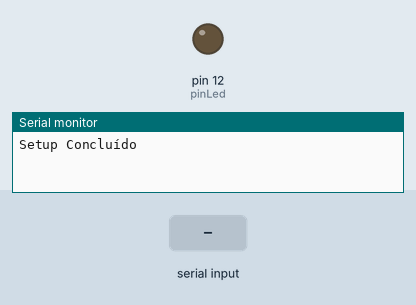
Bench run of a sketch on a simulated Arduino Uno, built with avr-gcc and run on an emulated ATmega328P. Parts: output pins drawn as LEDs (lit = HIGH), the last lines printed to the serial monitor. The inputs (shaded band) are chosen by the test bench.

Above: at 1.2 s.
1.3 s: "l" received over the second serial link
At 3.1 s:
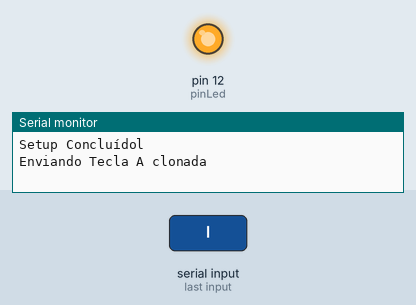
6.7 s: "d" received over the second serial link
At 9.5 s:
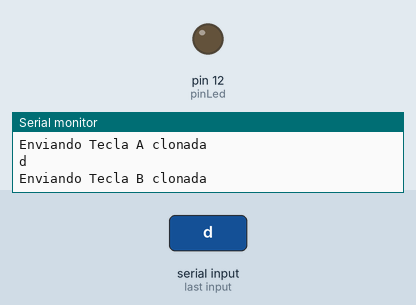
Timing chart, 0 to 11.0 s (numbered marks = the images above; inputs shaded):
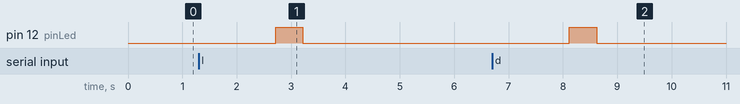

Measured:
- after the input at 1.3 s, pin 12 (pinLed): LOW → HIGH after 1.4 s, → LOW 0.50 s later
- after the input at 6.7 s, pin 12 (pinLed): LOW → HIGH after 1.4 s, → LOW 0.50 s later

The sketch:

Sketch-Mark2-Modificada.ino
```cpp
// INCLUSÃO DE BIBLIOTECA
#include <IRremote.h>
#include <SoftwareSerial.h>
//#include <PushButton.h>

// DIRETIVAS DE COMPILAÇÃO
#define tempoTecla 350
#define frequencia 38  // kHz

// DEFINIÇÃO DOS PINOS
#define pinReceptor 11
#define pinLed 12

// INSTANCIANDO OBJETOS
IRrecv receptorIR(pinReceptor);
IRsend emissorIR;
SoftwareSerial espSerial(5,6);
// DECLARAÇÃO VARIÁVEIS GLOBAIS
bool lerComando = false;

// DECLARAÇÃO DAS FUNÇÕES DE LEITURA
// void ircode(decode_results *results);
// void encoding(decode_results *results);
// void dumpInfo(decode_results *results);
// void dumpRaw(decode_results *results);
// void dumpCode(decode_results *results);

//  DECLARAÇÃO DAS TECLAS CLONADAS
/*Aqui vai ser o código que vc pecisar implementar. Sugiro usar o vídeo de base*/
unsigned int frerp1_on[] = { 3100, 1650, 400, 1150, 400, 1150, 400, 400, 400, 450, 400, 450, 400, 1150, 400, 400, 450, 400, 400, 1200, 400, 1150, 400, 400, 400, 1150, 400, 450, 400, 400, 400, 1200, 400, 1150, 400, 400, 400, 1150, 400, 1150, 400, 400, 450, 400, 400, 1200, 400, 400, 400, 450, 400, 1150, 400, 400, 450, 400, 400, 450, 400, 450, 400, 450, 400, 450, 400, 400, 450, 400, 400, 450, 400, 450, 400, 450, 400, 450, 400, 400, 450, 400, 400, 450, 400, 450, 450, 400, 400, 1150, 400, 400, 450, 400, 450, 1150, 400, 400, 400, 450, 400, 1150, 400, 1150, 400, 400, 400, 450, 450, 400, 450, 400, 400, 450, 400, 400, 450, 1150, 400, 400, 450, 1150, 400, 400, 450, 400, 400, 450, 400, 400, 450, 400, 450, 400, 450, 400, 400, 450, 400, 450, 400, 400, 450, 400, 450, 1150, 400, 400, 450, 400, 400, 450, 400, 400, 450, 400, 450, 400, 450, 400, 400, 450, 400, 400, 450, 400, 450, 400, 450, 400, 450, 400, 400, 450, 400, 400, 450, 400, 450, 400, 450, 400, 450, 400, 400, 450, 400, 400, 450, 400, 450, 400, 450, 400, 450, 400, 400, 450, 400, 400, 450, 400, 450, 400, 450, 400, 450, 400, 400, 450, 400, 400, 450, 1150, 400, 400, 450, 400, 450, 400, 400, 450, 400, 400, 450, 400, 450, 1150, 400 };
unsigned int frerp1_off[] = { 3150, 1600, 450, 1050, 450, 1100, 450, 400, 450, 400, 450, 400, 450, 1100, 400, 400, 500, 350, 450, 1100, 500, 1050, 450, 400, 450, 1100, 450, 350, 500, 350, 450, 1100, 450, 1100, 450, 400, 450, 1100, 450, 1100, 450, 350, 500, 350, 500, 1100, 400, 400, 450, 400, 450, 1100, 400, 400, 500, 350, 450, 400, 450, 400, 450, 400, 450, 400, 450, 350, 450, 400, 450, 400, 450, 400, 450, 400, 450, 350, 500, 350, 450, 400, 500, 350, 450, 400, 450, 400, 450, 400, 450, 350, 450, 400, 450, 1100, 450, 400, 450, 400, 450, 1100, 450, 1100, 400, 400, 450, 400, 450, 400, 500, 350, 450, 400, 450, 350, 450, 1100, 450, 400, 450, 1150, 400, 400, 450, 400, 450, 350, 450, 400, 450, 400, 450, 400, 450, 400, 450, 400, 450, 350, 450, 400, 450, 400, 500, 1050, 450, 400, 450, 400, 450, 350, 450, 400, 500, 350, 450, 400, 450, 400, 450, 400, 450, 350, 450, 400, 450, 400, 450, 400, 450, 400, 450, 400, 450, 350, 450, 400, 450, 400, 450, 400, 450, 400, 450, 400, 400, 400, 450, 400, 450, 400, 450, 400, 450, 400, 450, 350, 450, 400, 450, 400, 450, 400, 450, 400, 450, 400, 450, 350, 450, 400, 450, 1150, 400, 400, 400, 1150, 400, 1150, 400, 1150, 400, 1150, 400, 1150, 350, 450, 400 };

void setup() {

  Serial.begin(9600);
  espSerial.begin(9600);
  pinMode(pinLed, OUTPUT);

  // INICIANDO RECEPTOR IR
  receptorIR.enableIRIn();
  Serial.print("Setup Concluído");
}

void loop() {
  // LAÇO PARA LEITURA DO RECEPTOR IR QUANDO FOR PRESSIONADO O BOTÃO
  // while (lerComando) {

  //   decode_results results;

  //   if (receptorIR.decode(&results)) {
  //     ircode(&results);
  //     encoding(&results);
  //     dumpInfo(&results);
  //     dumpRaw(&results);
  //     dumpCode(&results);
  //     receptorIR.resume();
  //     lerComando = false;
  //     digitalWrite(pinLed, LOW);
  //   }
  // }

  // BLOCO PARA RECEBER DADOS DA SERIAL E INICIAR EMISSOR IR
  if (espSerial.available()>0) {

    String command = espSerial.readString();
    Serial.println(command);


    if (command[0] == 'l') {
      emissorIR.sendRaw(frerp1_on, sizeof(frerp1_on) / sizeof(frerp1_on[0]), frequencia);
      Serial.println("Enviando Tecla A clonada");
      delay(tempoTecla);
      digitalWrite(pinLed, HIGH);
      delay(500);
      digitalWrite(pinLed, LOW);
    } else if (command[0] == 'd') {
      emissorIR.sendRaw(frerp1_off, sizeof(frerp1_off) / sizeof(frerp1_off[0]), frequencia);
      Serial.println("Enviando Tecla B clonada");
      delay(tempoTecla);
      digitalWrite(pinLed, HIGH);
      delay(500);
      digitalWrite(pinLed, LOW);
    } else if (command[0] == 'r') {
      if (!lerComando) {
        lerComando = true;
        digitalWrite(pinLed, HIGH);
      } else if (lerComando) {
        lerComando = false;
        digitalWrite(pinLed, LOW);
      }
    }
  }
}
```

funcoes.ino
```cpp
// void  ircode (decode_results *results)
// {
//   // Panasonic has an Address
//   if (results->decode_type == PANASONIC) {
//     Serial.print(results->address, HEX);
//     Serial.print(":");
//   }

//   // Print Code
//   Serial.print(results->value, HEX);
// }

// //+=============================================================================
// // Display encoding type
// //
// void  encoding (decode_results *results)
// {
//   switch (results->decode_type) {
//     default:
//     case UNKNOWN:      Serial.print("UNKNOWN");       break ;
//     case NEC:          Serial.print("NEC");           break ;
//     case SONY:         Serial.print("SONY");          break ;
//     case RC5:          Serial.print("RC5");           break ;
//     case RC6:          Serial.print("RC6");           break ;
//     //case DISH:         Serial.print("DISH");          break ;
//     case SHARP:        Serial.print("SHARP");         break ;
//     case JVC:          Serial.print("JVC");           break ;
//     //case SANYO:        Serial.print("SANYO");         break ;
//     //case MITSUBISHI:   Serial.print("MITSUBISHI");    break ;
//     case SAMSUNG:      Serial.print("SAMSUNG");       break ;
//     case LG:           Serial.print("LG");            break ;
//     case WHYNTER:      Serial.print("WHYNTER");       break ;
//     //case AIWA_RC_T501: Serial.print("AIWA_RC_T501");  break ;
//     case PANASONIC:    Serial.print("PANASONIC");     break ;
//     case DENON:        Serial.print("Denon");         break ;
//   }
// }

// //+=============================================================================
// // Dump out the decode_results structure.
// //
// void  dumpInfo (decode_results *results)
// {
//   // Check if the buffer overflowed
//   if (results->overflow) {
//     Serial.println("IR code too long. Edit IRremoteInt.h and increase RAWBUF");
//     return;
//   }

//   // Show Encoding standard
//   Serial.print("Encoding  : ");
//   encoding(results);
//   Serial.println("");

//   // Show Code & length
//   Serial.print("Code      : ");
//   ircode(results);
//   Serial.print(" (");
//   Serial.print(results->bits, DEC);
//   Serial.println(" bits)");
// }

// //+=============================================================================
// // Dump out the decode_results structure.
// //
// void  dumpRaw (decode_results *results)
// {
//   // Print Raw data
//   Serial.print("Timing[");
//   Serial.print(results->rawlen-1, DEC);
//   Serial.println("]: ");

//   for (int i = 1;  i < results->rawlen;  i++) {
//     unsigned long  x = results->rawbuf[i] * USECPERTICK;
//     if (!(i & 1)) {  // even
//       Serial.print("-");
//       if (x < 1000)  Serial.print(" ") ;
//       if (x < 100)   Serial.print(" ") ;
//       Serial.print(x, DEC);
//     } else {  // odd
//       Serial.print("     ");
//       Serial.print("+");
//       if (x < 1000)  Serial.print(" ") ;
//       if (x < 100)   Serial.print(" ") ;
//       Serial.print(x, DEC);
//       if (i < results->rawlen-1) Serial.print(", "); //',' not needed for last one
//     }
//     if (!(i % 8))  Serial.println("");
//   }
//   Serial.println("");                    // Newline
// }

// //+=============================================================================
// // Dump out the decode_results structure.
// //
// void  dumpCode (decode_results *results)
// {
//   // Start declaration
//   Serial.print("unsigned int  ");          // variable type
//   Serial.print("rawData[");                // array name
//   Serial.print(results->rawlen - 1, DEC);  // array size
//   Serial.print("] = {");                   // Start declaration

//   // Dump data
//   for (int i = 1;  i < results->rawlen;  i++) {
//     Serial.print(results->rawbuf[i] * USECPERTICK, DEC);
//     if ( i < results->rawlen-1 ) Serial.print(","); // ',' not needed on last one
//     if (!(i & 1))  Serial.print(" ");
//   }

//   // End declaration
//   Serial.print("};");  //

//   // Comment
//   Serial.print("  // ");
//   encoding(results);
//   Serial.print(" ");
//   ircode(results);

//   // Newline
//   Serial.println("");

//   // Now dump "known" codes
//   if (results->decode_type != UNKNOWN) {

//     // Some protocols have an address
//     if (results->decode_type == PANASONIC) {
//       Serial.print("unsigned int  addr = 0x");
//       Serial.print(results->address, HEX);
//       Serial.println(";");
//     }

//     // All protocols have data
//     Serial.print("unsigned int  data = 0x");
//     Serial.print(results->value, HEX);
//     Serial.println(";");
//   }
// }
```
